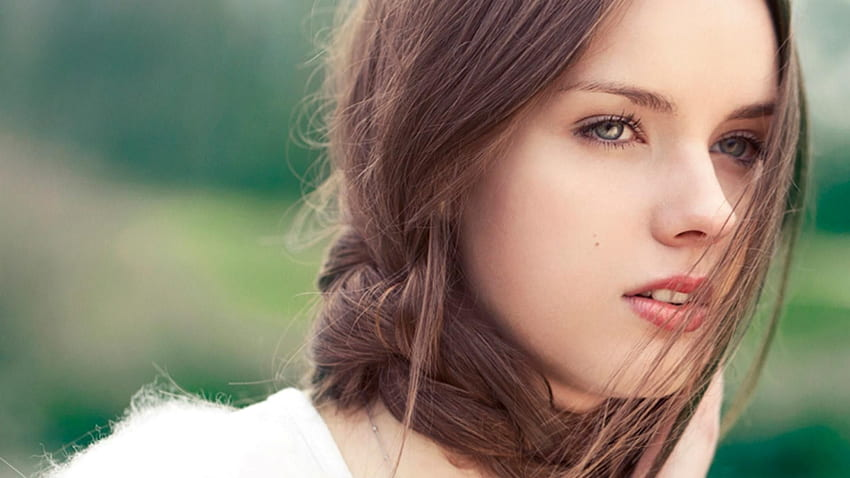
#> input picture girl.jpg, 850 x 478 px
$ jupyter execute --allow-errors clase04_06_24.ipynb
#> lines starting #> are read from the running program, lines starting #| are printed output that depends on the picture; after the words box and inside, x2 and y2 are one past the last pixel; in counts of white or black regions, pixels touching at a corner belong together
dilatacion con binaria

[cell 1]
import cv2
import matplotlib.pyplot as plt

img = cv2.imread('girl.jpg', cv2.IMREAD_GRAYSCALE)
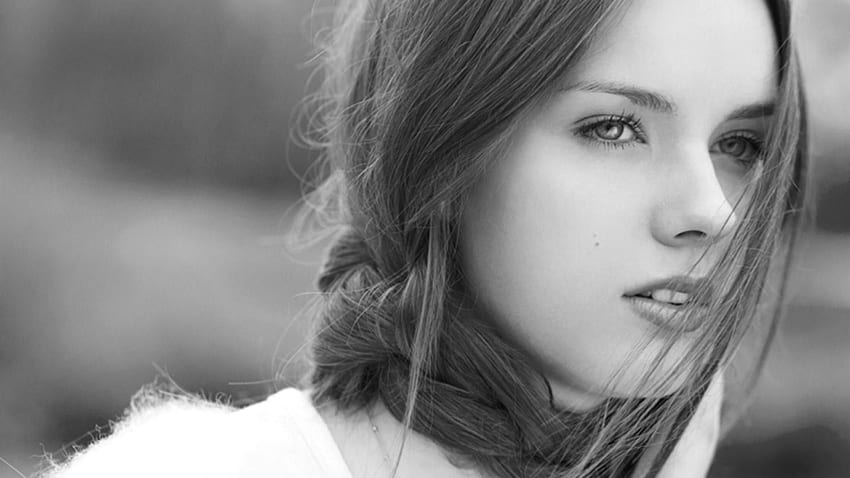
#> img: shape (478, 850); min 0, max 255, mean 130.5
_, img_bin=cv2.threshold(img, 127,255,cv2.THRESH_BINARY)
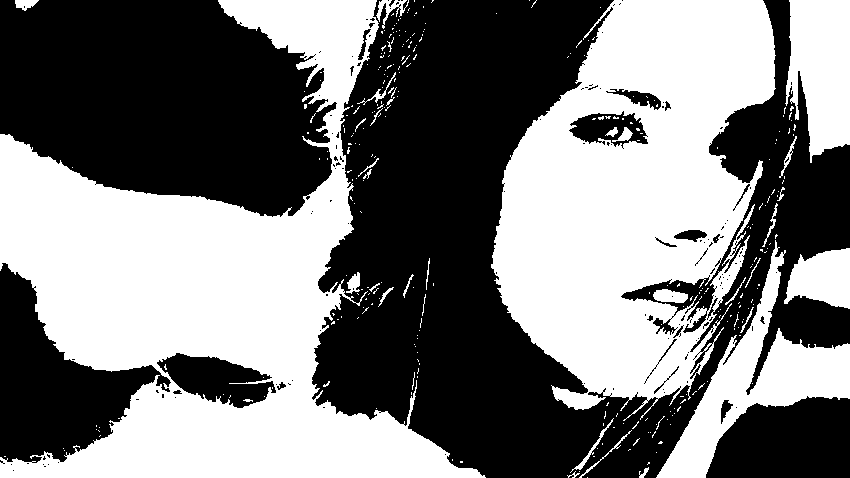
#> img_bin: shape (478, 850); 48.1% white; 312 white regions (279 under 20 px), largest, box (x1, y1, x2, y2) and area: (0, 0, 486, 478) 94066, (491, 0, 776, 421) 74619, (656, 240, 850, 478) 12236
mascara=cv2.getStructuringElement(cv2.MORPH_ELLIPSE,(5,5) )
img_fin=cv2.dilate(img_bin, mascara)
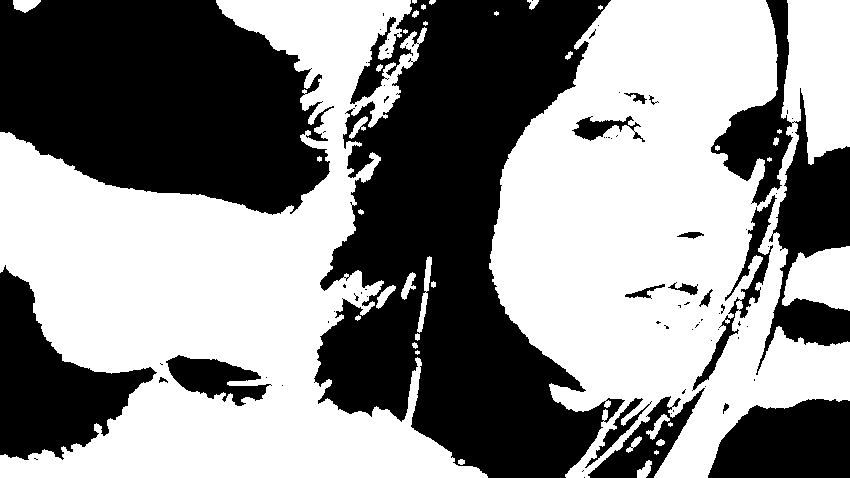
#> img_fin: shape (478, 850); 54.5% white; 77 black regions (57 under 20 px), largest, box (x1, y1, x2, y2) and area: (314, 0, 625, 478) 81381, (0, 0, 334, 215) 53868, (711, 0, 850, 375) 15883

plt.subplot(121)
plt.imshow(img_bin, cmap='gray')
plt.subplot(122)
plt.imshow(img_fin, cmap='gray')

plt.show()
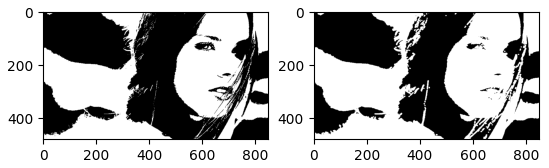
#> figure drawn by matplotlib, 2 panels

dilatacion com grayScale

[cell 2]
import cv2
import matplotlib.pyplot as plt

img = cv2.imread('girl.jpg', cv2.IMREAD_GRAYSCALE)

mascara=cv2.getStructuringElement(cv2.MORPH_ELLIPSE,(5,5) )
img_fin=cv2.dilate(img, mascara)
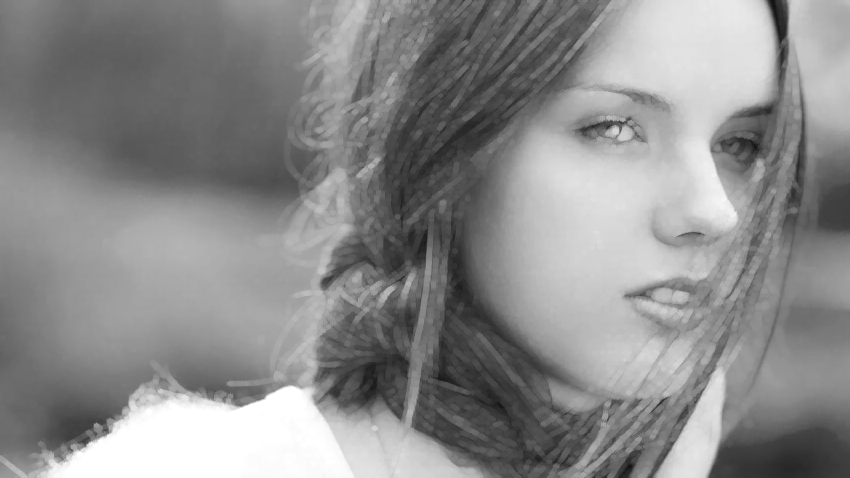
#> img_fin: shape (478, 850); min 14, max 255, mean 139.6

plt.subplot(121)
plt.imshow(img, cmap='gray')
plt.subplot(122)
plt.imshow(img_fin, cmap='gray')

plt.show()

reapertura de cerradura

[cell 3]
import cv2
import matplotlib.pyplot as plt

img = cv2.imread('cancer.jpg', cv2.IMREAD_GRAYSCALE)
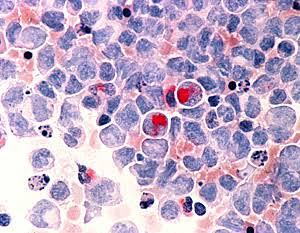
#> input picture cancer.jpg, 300 x 233 px
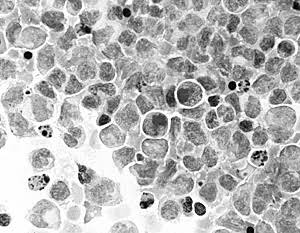
#> img: shape (233, 300); min 0, max 255, mean 181.9

mascara=cv2.getStructuringElement(cv2.MORPH_ELLIPSE,(9,9) )

cerradura=cv2.morphologyEx(img,cv2.MORPH_CLOSE,mascara)
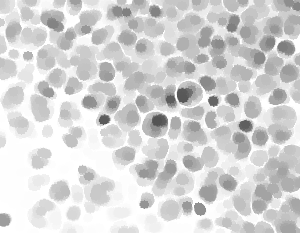
#> cerradura: shape (233, 300); min 84, max 255, mean 213.3


plt.subplot(121)
plt.imshow(img, cmap='gray')
plt.subplot(122)
plt.imshow(cerradura, cmap='gray')

plt.show()
